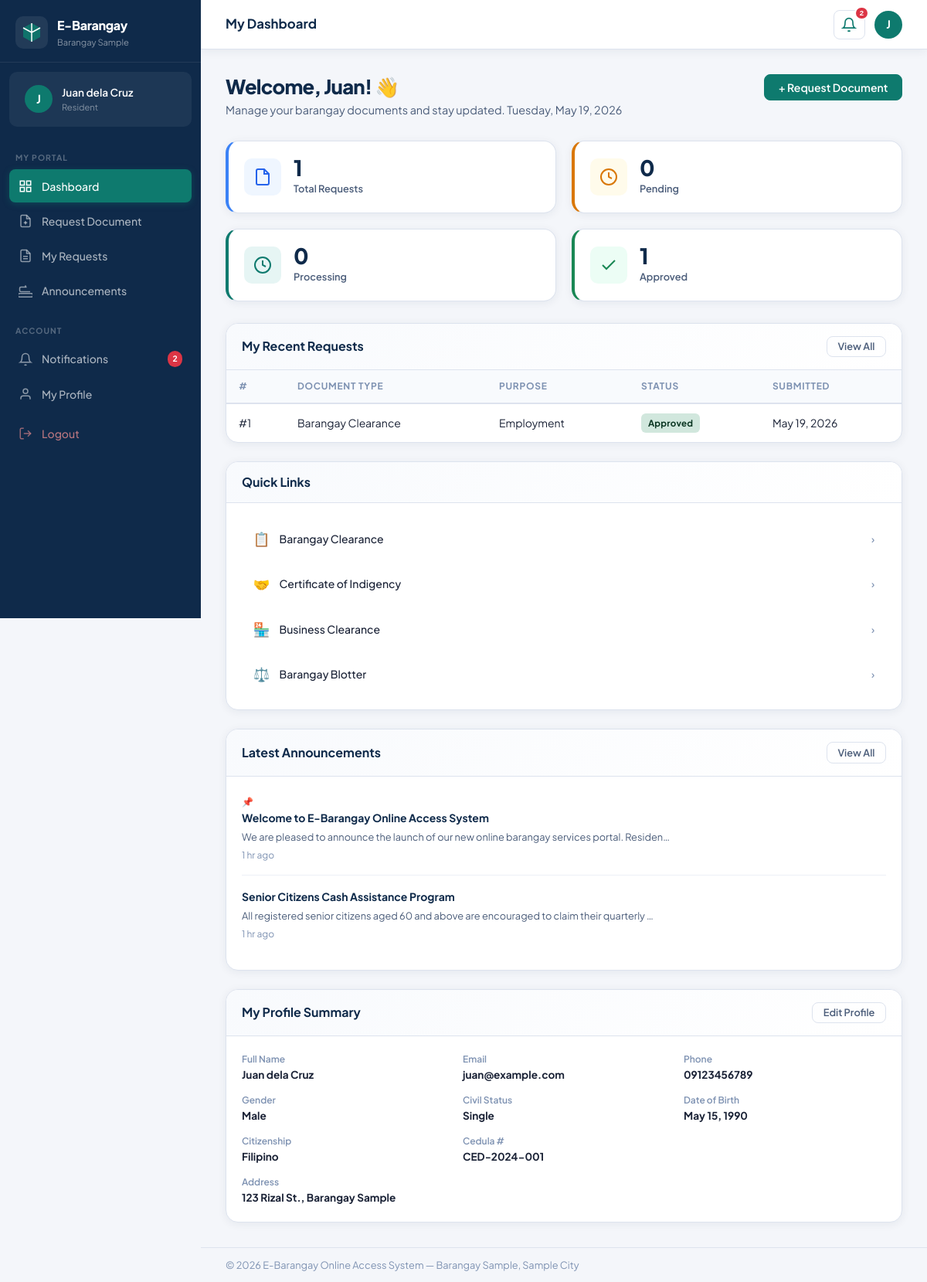
The app's page /residents_dashboard.php (signed in) with its own data.
### tables this page shows
CREATE TABLE IF NOT EXISTS users (
    id INT AUTO_INCREMENT PRIMARY KEY,
    full_name VARCHAR(150) NOT NULL,
    email VARCHAR(150) NOT NULL UNIQUE,
    password VARCHAR(255) NOT NULL,
    phone VARCHAR(20),
    address TEXT,
    date_of_birth DATE,
    place_of_birth VARCHAR(150),
    civil_status ENUM('Single','Married','Widowed','Separated','Annulled') DEFAULT 'Single',
    citizenship VARCHAR(100) DEFAULT 'Filipino',
    cedula_number VARCHAR(50),
    gender ENUM('Male','Female','Other') DEFAULT 'Male',
    role ENUM('admin','resident') DEFAULT 'resident',
    status ENUM('active','inactive') DEFAULT 'active',
    profile_photo VARCHAR(255) DEFAULT NULL,
    created_at DATETIME DEFAULT CURRENT_TIMESTAMP,
    updated_at DATETIME DEFAULT CURRENT_TIMESTAMP ON UPDATE CURRENT_TIMESTAMP
);

CREATE TABLE IF NOT EXISTS document_requests (
    id INT AUTO_INCREMENT PRIMARY KEY,
    user_id INT NOT NULL,
    document_type ENUM('barangay_clearance','certificate_of_indigency','business_clearance','barangay_blotter') NOT NULL,
    status ENUM('Pending','Processing','Approved','Released','Rejected') DEFAULT 'Pending',
    purpose TEXT,
    admin_remarks TEXT DEFAULT NULL,
     
    full_name VARCHAR(150),
    complete_address TEXT,
    date_of_birth DATE,
    place_of_birth VARCHAR(150),
    civil_status VARCHAR(50),
    citizenship VARCHAR(100),
    period_of_residency VARCHAR(100),
    cedula_number VARCHAR(50),
     
    monthly_income DECIMAL(12,2),
    annual_income DECIMAL(12,2),
    target_institution VARCHAR(150),
    specific_benefit VARCHAR(150),
     
    business_name VARCHAR(150),
    business_address TEXT,
    type_of_ownership ENUM('Sole Proprietorship','Partnership','Corporation'),
    nature_of_business VARCHAR(200),
    capital_investment DECIMAL(15,2),
     
    complainant_name VARCHAR(150),
    complainant_address TEXT,
    complainant_contact VARCHAR(50),
    respondent_name VARCHAR(150),
    respondent_address TEXT,
    respondent_contact VARCHAR(50),
    case_type VARCHAR(100),
    date_of_occurrence DATETIME,
    place_of_incident TEXT,
    narrative_of_events LONGTEXT,
    witnesses TEXT,
    evidence_description TEXT,
    desired_action TEXT,
    created_at DATETIME DEFAULT CURRENT_TIMESTAMP,
    updated_at DATETIME DEFAULT CURRENT_TIMESTAMP ON UPDATE CURRENT_TIMESTAMP,
    FOREIGN KEY (user_id) REFERENCES users(id) ON DELETE CASCADE
);

CREATE TABLE IF NOT EXISTS announcements (
    id INT AUTO_INCREMENT PRIMARY KEY,
    admin_id INT NOT NULL,
    title VARCHAR(255) NOT NULL,
    content LONGTEXT NOT NULL,
    category VARCHAR(100) DEFAULT 'General',
    is_pinned TINYINT(1) DEFAULT 0,
    created_at DATETIME DEFAULT CURRENT_TIMESTAMP,
    updated_at DATETIME DEFAULT CURRENT_TIMESTAMP ON UPDATE CURRENT_TIMESTAMP,
    FOREIGN KEY (admin_id) REFERENCES users(id) ON DELETE CASCADE
);

### residents_dashboard.php (the view, shortened to what the rows shown need)
<?php
require_once 'config.php';
$userId    = (int)$_SESSION['user_id'];
$user      = getCurrentUser();
$myReqs = $conn->query("SELECT * FROM document_requests WHERE user_id=$userId ORDER BY created_at DESC LIMIT 5")->fetch_all(MYSQLI_ASSOC);
$latestAnn = $conn->query("SELECT a.*, u.full_name FROM announcements a JOIN users u ON a.admin_id=u.id ORDER BY a.is_pinned DESC, a.created_at DESC LIMIT 2")->fetch_all(MYSQLI_ASSOC);
include_once 'includes/layout.php';
?>
<div class="page-header">
    <div>
        <h1 class="page-title">Welcome, <?= e(explode(' ', $user['full_name'])[0]) ?>! 👋</h1>
        <p class="page-desc">Manage your barangay documents and stay updated. <?= date('l, F j, Y') ?></p>
    </div>
</div>
<div class="dashboard-row">
    <div class="card dashboard-card-wide">
        <div class="card-body p-0">
            <?php if (empty($myReqs)): ?>
            <div class="empty-state-sm">
                <p>You haven't made any requests yet.</p>
                <a href="request_documents.php" class="btn btn-primary btn-sm">Request a Document</a>
            </div>
            <?php else: ?>
            <div class="table-responsive">
                <table class="data-table">
                    <thead>
                        <tr>
                            <th>#</th>
                            <th>Document Type</th>
                            <th>Purpose</th>
                            <th>Status</th>
                            <th>Submitted</th>
                        </tr>
                    </thead>
                    <tbody>
                        <?php foreach ($myReqs as $r): ?>
                        <tr>
                            <td>#<?= $r['id'] ?></td>
                            <td><?= documentTypeLabel($r['document_type']) ?></td>
                            <td><?= e(mb_strimwidth($r['purpose'] ?? '—', 0, 40, '…')) ?></td>
                            <td><?= statusBadge($r['status']) ?></td>
                            <td><?= formatDate($r['created_at']) ?></td>
                        </tr>
                        <?php endforeach; ?>
                    </tbody>
                </table>
            </div>
            <?php endif; ?>
        </div>
    </div>
    <div style="display:flex;flex-direction:column;gap:1.5rem">
        <?php if (!empty($latestAnn)): ?>
        <div class="card">
            <div class="card-body">
                <?php foreach ($latestAnn as $ann): ?>
                <div class="mini-announcement">
                    <?php if ($ann['is_pinned']): ?><span class="pin-sm">📌</span><?php endif; ?>
                    <div class="mini-ann-title"><?= e($ann['title']) ?></div>
                    <div class="mini-ann-body"><?= e(mb_strimwidth($ann['content'], 0, 90, '…')) ?></div>
                    <div class="mini-ann-date"><?= timeAgo($ann['created_at']) ?></div>
                </div>
                <?php endforeach; ?>
            </div>
        </div>
        <?php endif; ?>
    </div>
</div>
<div class="card" style="margin-top:1.5rem">
    <div class="card-body">
        <div class="profile-grid">
            <div class="profile-field"><span>Full Name</span><strong><?= e($user['full_name']) ?></strong></div>
            <div class="profile-field"><span>Email</span><strong><?= e($user['email']) ?></strong></div>
            <div class="profile-field"><span>Phone</span><strong><?= e($user['phone'] ?: '—') ?></strong></div>
            <div class="profile-field"><span>Gender</span><strong><?= e($user['gender'] ?: '—') ?></strong></div>
            <div class="profile-field"><span>Civil Status</span><strong><?= e($user['civil_status'] ?: '—') ?></strong></div>
            <div class="profile-field"><span>Date of Birth</span><strong><?= formatDate($user['date_of_birth']) ?></strong></div>
            <div class="profile-field"><span>Citizenship</span><strong><?= e($user['citizenship'] ?: '—') ?></strong></div>
            <div class="profile-field"><span>Cedula #</span><strong><?= e($user['cedula_number'] ?: '—') ?></strong></div>
            <div class="profile-field profile-field-wide"><span>Address</span><strong><?= e($user['address'] ?: '—') ?></strong></div>
        </div>
    </div>
</div>
<?php include_once 'includes/footer.php'; ?>

### includes/layout.php (shortened to what the rows shown need)
<?php
require_once (strpos(__DIR__, 'includes') !== false ? dirname(__DIR__) . '/config.php' : 'config.php');
$currentUser    = getCurrentUser();
$userId         = (int)($_SESSION['user_id'] ?? 0);
$userRole       = $_SESSION['role'] ?? 'resident';
$unreadCount    = $userId ? getUnreadCount($userId) : 0;
$basePath = '';
if (strpos(__DIR__, 'includes') !== false) {
    $basePath = '../';
}
?>
<!DOCTYPE html>
<html lang="en">
<head>
    <link rel="stylesheet" href="<?= $basePath ?>css/style.css">
</head>
<body>
<aside class="sidebar" id="sidebar">
    <div class="sidebar-user-card">
        <div class="sidebar-avatar">
            <?= strtoupper(substr($currentUser['full_name'] ?? 'U', 0, 1)) ?>
        </div>
        <div class="sidebar-user-info">
            <span class="sidebar-user-name"><?= e($currentUser['full_name'] ?? 'User') ?></span>
            <span class="sidebar-user-role"><?= ucfirst($userRole) ?></span>
        </div>
    </div>
</aside>
<div class="main-wrapper">
    <header class="topbar">
        <div class="topbar-actions">
            <div class="notif-wrapper" id="notifWrapper">
                <button class="notif-btn <?= $unreadCount > 0 ? 'has-unread' : '' ?>" id="notifBtn" aria-label="Notifications">
                </button>
            </div>
            <a href="<?= $basePath ?>edit.php" class="topbar-avatar" title="Edit Profile">
                <?= strtoupper(substr($currentUser['full_name'] ?? 'U', 0, 1)) ?>
            </a>
        </div>
    </header>
    <main class="page-content">

### config.php (shortened to what the rows shown need)
<?php
$conn = new mysqli(DB_HOST, DB_USER, DB_PASS, DB_NAME);
$conn->set_charset('utf8mb4');
function isLoggedIn(): bool {
    return isset($_SESSION['user_id']) && !empty($_SESSION['user_id']);
}
function getCurrentUser(): ?array {
    global $conn;
    $id = (int)$_SESSION['user_id'];
    $stmt = $conn->prepare("SELECT * FROM users WHERE id = ? LIMIT 1");
    $stmt->bind_param('i', $id);
    $stmt->execute();
    $res = $stmt->get_result();
    return $res->fetch_assoc();
}
function getUnreadCount(int $userId): int {
    global $conn;
    $stmt = $conn->prepare("SELECT COUNT(*) as cnt FROM notifications WHERE user_id = ? AND is_read = 0");
    $stmt->bind_param('i', $userId);
    $stmt->execute();
    return (int)$stmt->get_result()->fetch_assoc()['cnt'];
}
function e(mixed $val): string {
    return htmlspecialchars((string)($val ?? ''), ENT_QUOTES, 'UTF-8');
}
function formatDate(?string $date, string $format = 'M d, Y'): string {
    return date($format, strtotime($date));
}
function timeAgo(string $datetime): string {
    $now  = new DateTime();
    $ago  = new DateTime($datetime);
    $diff = $now->diff($ago);
    if ($diff->d == 0) return $diff->h . ' hr ago';
    return formatDate($datetime);
}
function documentTypeLabel(string $type): string {
    return match($type) {
        'barangay_clearance'      => 'Barangay Clearance',
        'certificate_of_indigency' => 'Certificate of Indigency',
        'business_clearance'      => 'Business Clearance',
        'barangay_blotter'        => 'Barangay Blotter',
        default                   => ucwords(str_replace('_', ' ', $type)),
    };
}
function statusBadge(string $status): string {
    $map = [
        'Pending'    => 'badge-warning',
        'Processing' => 'badge-info',
        'Approved'   => 'badge-success',
        'Released'   => 'badge-primary',
        'Rejected'   => 'badge-danger',
        'active'     => 'badge-success',
        'inactive'   => 'badge-danger',
    ];
    $cls = $map[$status] ?? 'badge-secondary';
    return '<span class="badge ' . $cls . '">' . e($status) . '</span>';
}

### records on screen
users: full_name "J", full_name "Juan dela Cruz", full_name "Juan", email "juan@example.com", phone "09123456789", gender "Male", civil_status "Single", date_of_birth "May 15, 1990", citizenship "Filipino", cedula_number "CED-2024-001", address "123 Rizal St., Barangay Sample"
document_requests: id "1", document_type "Barangay Clearance", purpose "Employment", status "Approved", created_at "May 19, 2026"
announcements: title "Welcome to E-Barangay Online Access System", content "We are pleased to announce the launch of our new online barangay services portal. Residen…", created_at "1 hr ago"
announcements: title "Senior Citizens Cash Assistance Program", content "All registered senior citizens aged 60 and above are encouraged to claim their quarterly …", created_at "1 hr ago"

### other values on screen
SITE_NAME "E-Barangay"
BARANGAY_NAME "Barangay Sample"
$userRole "Resident"
$unreadCount "2"
$pageTitle "My Dashboard"
$myTotal "1"
$myPending "0"
$myProcessing "0"
$myApproved "1"
SITE_FULL "E-Barangay Online Access System"
BARANGAY_CITY "Sample City"
